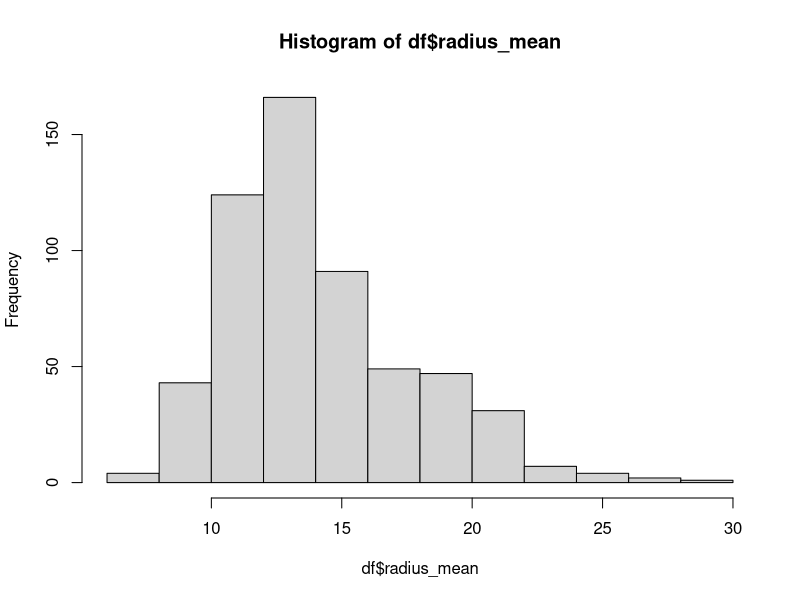
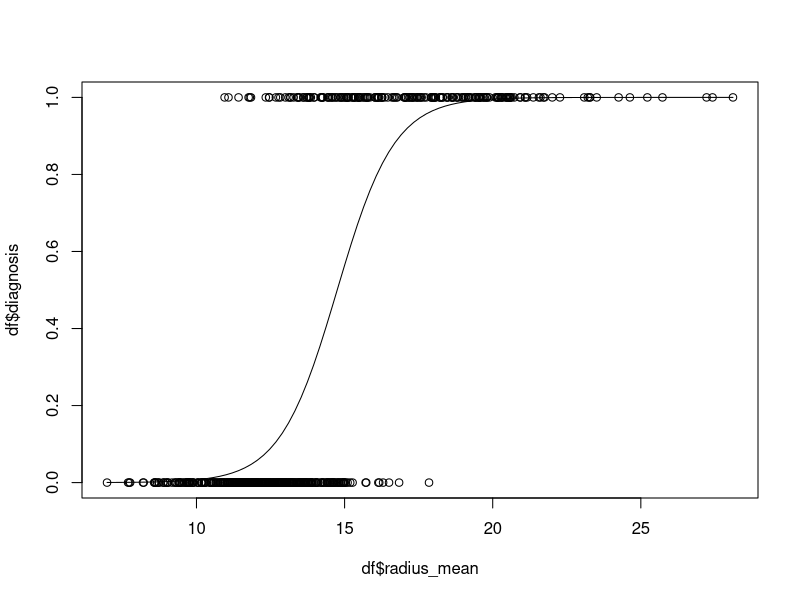
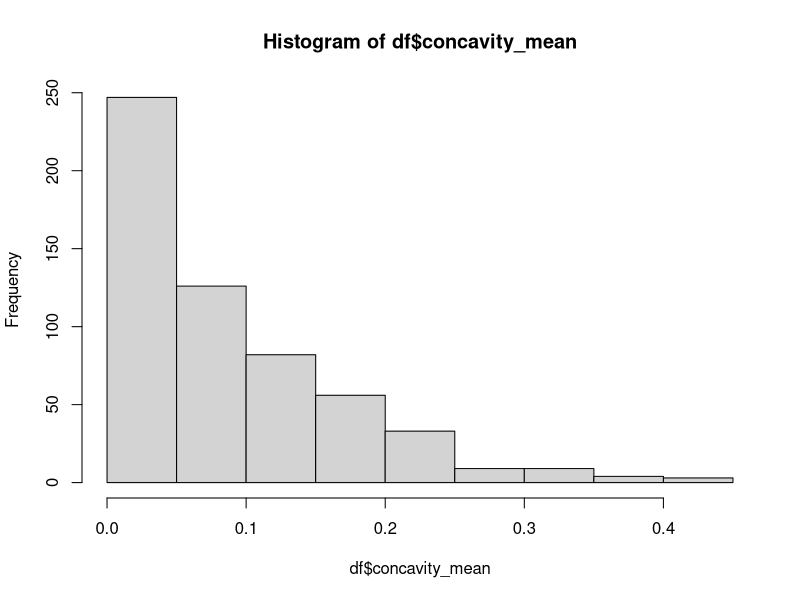
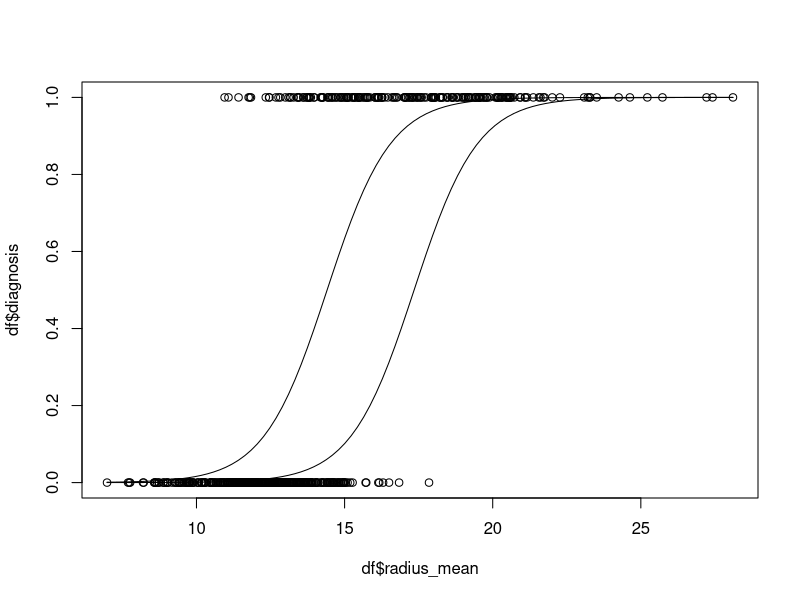
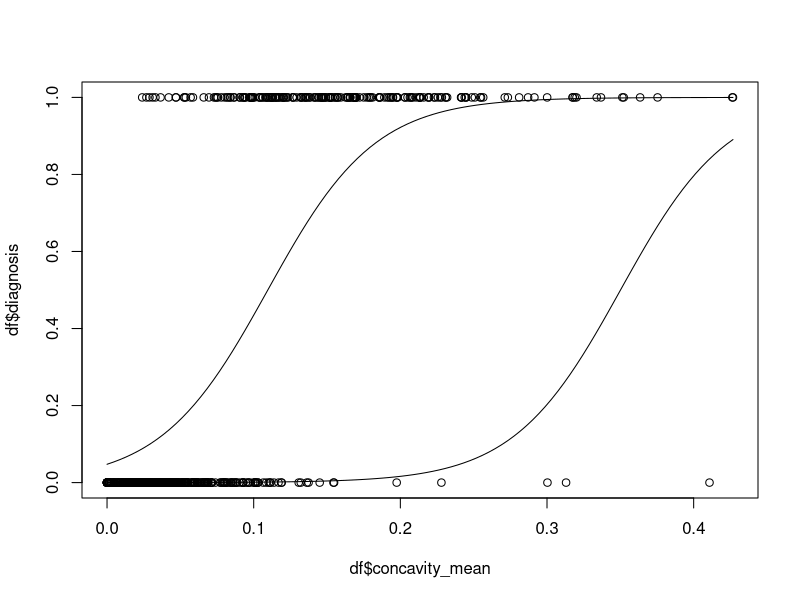
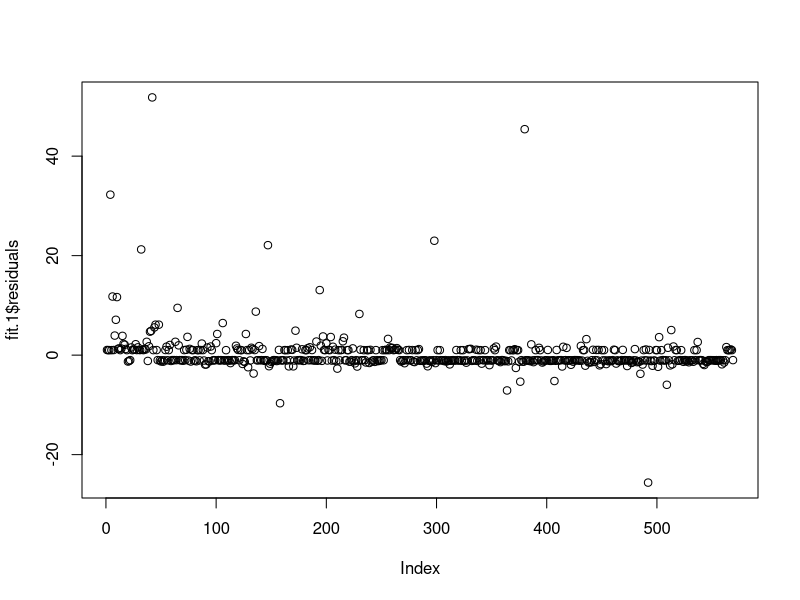
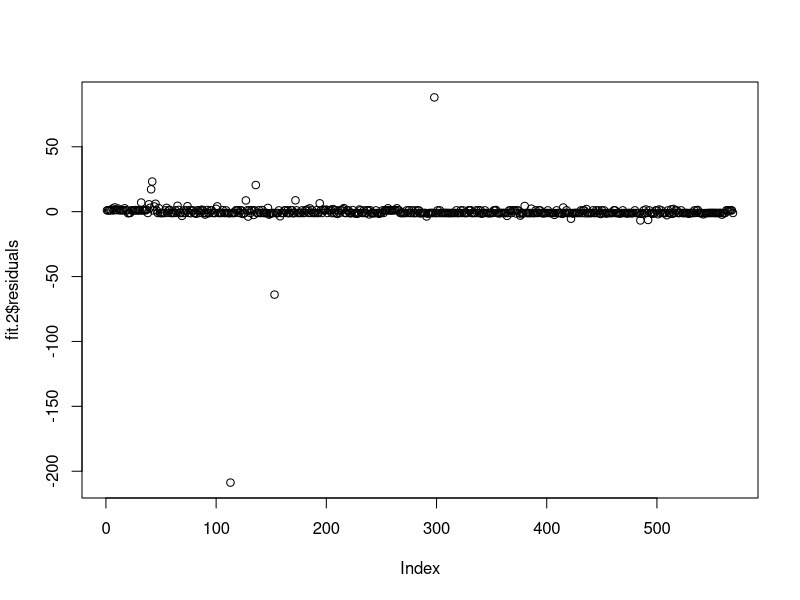

Reproduce these figures in R, in order.
library(tidyverse)
df <- read.csv('data.csv')
df

#We're going to use just the mean columns
df <- df %>% select("id",
              "diagnosis",
              "radius_mean",
              "texture_mean",
              "perimeter_mean",
              "area_mean",
              "smoothness_mean",
              "compactness_mean",
              "concavity_mean",
              "concave_points_mean",
              "symmetry_mean",
              "fractal_dimension_mean")

#Tirando area, e perimetro, já que temos raio
df <- df %>% select("diagnosis",
                    "radius_mean",
                    "texture_mean",
                    "smoothness_mean",
                    "compactness_mean",
                    "concavity_mean",
                    "concave_points_mean",
                    "symmetry_mean",
                    "fractal_dimension_mean")

#Transform target variable into 0 or 1
df$diagnosis[df$diagnosis=="M"] <- 1
df$diagnosis[df$diagnosis=="B"] <- 0
df$diagnosis <- as.numeric(df$diagnosis)
head(df)

hist(df$radius_mean)

##Seleção do modelo
#Queremos prever uma variável categórica, logo, teremos que ter um modelo de regressão logística.

#Modelo 1 (mais simples -> gelmann & hill)
fit.1 <- glm(diagnosis ~ radius_mean, family=binomial(link="logit"), data=df)
summary(fit.1)
#INTERPRETAÇÕES -----------------------------------------
#Vamos definir a função inversa para mapear de invlogit probabilidade -> probabilidiade
invlogit <- function(x) {1/(1+exp(-x))}

#Intercepto -> preciso avaliar em outro ponto. Não faz sentido
#interpretar intercepto em raio=0.
#Vamos interpretar na média dos raios:
central_intercept <- invlogit(coef(fit.1)[1] + coef(fit.1)[2]*mean(df$radius_mean))
show(central_intercept)
#No ponto médio dos raios (ponto central), a probabilidade do diagnóstico
#ser maléfico é de 0.34 = 34%

#Coeficiente do raio: o coeficiente para o raio da célula é 1, isto é,
#a diferença de 1 no raio de uma célula implica em uma diferença de 1
#1 na logit probabilidade do diagnóstico ser malefíco.

#Para um x=10, por exemplo, a diferença é
diff <- invlogit(coef(fit.1)[1] + coef(fit.1)[2]*11) - invlogit(coef(fit.1)[1] + coef(fit.1)[2]*10)
show(diff) #0.01298613
#Isto é, a diferença de 1 no raio da célula aumenta em 1.29%
#a probabilidade do tumor ser maléfico.

#PLOTANDO E COMPARANDO ----------------
plot(df$radius_mean, df$diagnosis)
curve(invlogit(coef(fit.1)[1] + coef(fit.1)[2]*x), add=TRUE)

#Adicionando mais concavidade como preditor
hist(df$concavity_mean) #Não parece ter dist normal, mt valores pequenos

fit.2 <- glm(diagnosis ~ radius_mean + concavity_mean, family=binomial(link="logit"), data=df)
summary(fit.2)

#Interpretação: os outros dois coeficientes cotinuam bem parecidos
#Coeficiente da concavidade: comparando duas celulas de mesmo raio,
#cada aumento de 1 no valor da concavidade aumenta em 27.33 o valor
#da logit probabilidade.
#Entretanto, perceba que a concavity_mean varia entre 0.0 e 0.5, então
#não faz sentido falar em aumento de 1 no valor da concavidade.

#Plotando 1 gráfico para cada variável
#Gráfico 1
plot(df$radius_mean, df$diagnosis)
curve(invlogit(cbind(1,x,0) %*% coef(fit.2)), add=TRUE)
curve(invlogit(cbind(1,x,0.1) %*% coef(fit.2)), add=TRUE)

#Gráfico 2
plot(df$concavity_mean, df$diagnosis)
curve(invlogit(cbind(1, mean(df$radius_mean), x) %*% coef(fit.2)), add=TRUE)
curve(invlogit(cbind(1, mean(df$radius_mean)/2, x) %*% coef(fit.2)), add=TRUE)



#Avaliação dos modelos

plot(fit.1$residuals) #Não parece haver tendencia
#Idea: usar ggplot e plotar a smooth, com a curva de incerteza

plot(fit.2$residuals) #Mesma coisa que o de cima, entretanto
#tem um outlier gigantesco em -200

summary(fit.1) #AUC = 334.01
summary(fit.2) #AUC = 236.85


#PERGUNTAS:
#PERGUNTA 1: escala do concavity_mean de 0.1 a 0.5 - como interpretar
#coeficiente. Reescalar?
#PERGUNTA 2: melhor explicação sobre interações. Quando usar?

#TO DO:
# - Pesquisar e ler mais sobre as variáveis
# - Fazer a avaliação baseado em falso positivo
